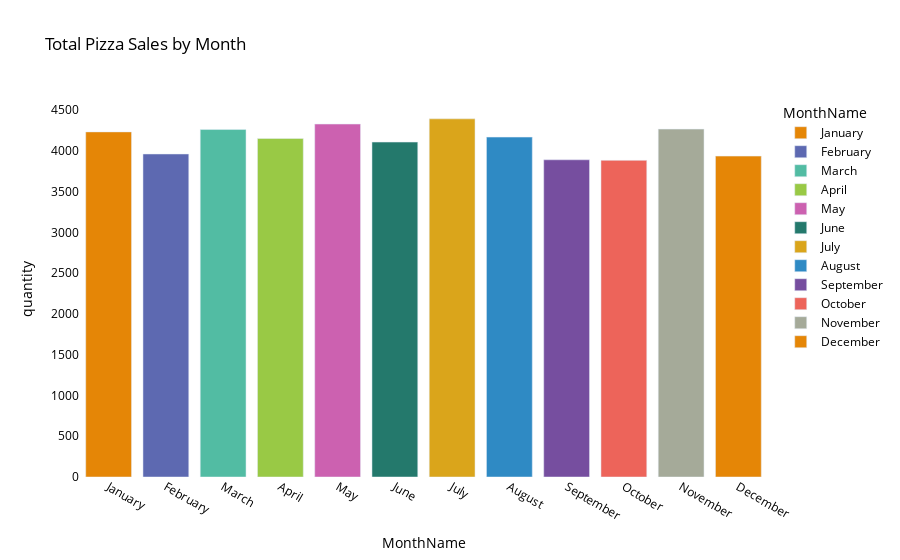

The notebook cell this image was saved under:
### Markdown cell above
The purpose of code cell above is to count revenue by month.

### Code cell
# Make a bar chart of total pizza sold by month for entire year.

fig = px.bar(
    SalesperMonth,
    x='MonthName',
    y='quantity',
    title='Total Pizza Sales by Month',
    color='MonthName',
    color_discrete_sequence=px.colors.qualitative.Vivid
)
fig.update_layout(
    plot_bgcolor='white',
    paper_bgcolor='white',
    font=dict(color='black')
)
fig.show()

### Figure 1 — Plotly figure (JSON) as saved in the notebook; plotly's stock layout.template omitted (floating-point values rounded to 4 significant figures)
{"data": [{"hovertemplate": "MonthName=%{x}<br>quantity=%{y}<extra></extra>", "legendgroup": "January", "marker": {"color": "rgb(229, 134, 6)", "pattern": {"shape": ""}}, "name": "January", "orientation": "v", "showlegend": true, "textposition": "auto", "type": "bar", "x": ["January"], "xaxis": "x", "y": [4232], "yaxis": "y"}, {"hovertemplate": "MonthName=%{x}<br>quantity=%{y}<extra></extra>", "legendgroup": "February", "marker": {"color": "rgb(93, 105, 177)", "pattern": {"shape": ""}}, "name": "February", "orientation": "v", "showlegend": true, "textposition": "auto", "type": "bar", "x": ["February"], "xaxis": "x", "y": [3961], "yaxis": "y"}, {"hovertemplate": "MonthName=%{x}<br>quantity=%{y}<extra></extra>", "legendgroup": "March", "marker": {"color": "rgb(82, 188, 163)", "pattern": {"shape": ""}}, "name": "March", "orientation": "v", "showlegend": true, "textposition": "auto", "type": "bar", "x": ["March"], "xaxis": "x", "y": [4261], "yaxis": "y"}, {"hovertemplate": "MonthName=%{x}<br>quantity=%{y}<extra></extra>", "legendgroup": "April", "marker": {"color": "rgb(153, 201, 69)", "pattern": {"shape": ""}}, "name": "April", "orientation": "v", "showlegend": true, "textposition": "auto", "type": "bar", "x": ["April"], "xaxis": "x", "y": [4151], "yaxis": "y"}, {"hovertemplate": "MonthName=%{x}<br>quantity=%{y}<extra></extra>", "legendgroup": "May", "marker": {"color": "rgb(204, 97, 176)", "pattern": {"shape": ""}}, "name": "May", "orientation": "v", "showlegend": true, "textposition": "auto", "type": "bar", "x": ["May"], "xaxis": "x", "y": [4328], "yaxis": "y"}, {"hovertemplate": "MonthName=%{x}<br>quantity=%{y}<extra></extra>", "legendgroup": "June", "marker": {"color": "rgb(36, 121, 108)", "pattern": {"shape": ""}}, "name": "June", "orientation": "v", "showlegend": true, "textposition": "auto", "type": "bar", "x": ["June"], "xaxis": "x", "y": [4107], "yaxis": "y"}, {"hovertemplate": "MonthName=%{x}<br>quantity=%{y}<extra></extra>", "legendgroup": "July", "marker": {"color": "rgb(218, 165, 27)", "pattern": {"shape": ""}}, "name": "July", "orientation": "v", "showlegend": true, "textposition": "auto", "type": "bar", "x": ["July"], "xaxis": "x", "y": [4392], "yaxis": "y"}, {"hovertemplate": "MonthName=%{x}<br>quantity=%{y}<extra></extra>", "legendgroup": "August", "marker": {"color": "rgb(47, 138, 196)", "pattern": {"shape": ""}}, "name": "August", "orientation": "v", "showlegend": true, "textposition": "auto", "type": "bar", "x": ["August"], "xaxis": "x", "y": [4168], "yaxis": "y"}, {"hovertemplate": "MonthName=%{x}<br>quantity=%{y}<extra></extra>", "legendgroup": "September", "marker": {"color": "rgb(118, 78, 159)", "pattern": {"shape": ""}}, "name": "September", "orientation": "v", "showlegend": true, "textposition": "auto", "type": "bar", "x": ["September"], "xaxis": "x", "y": [3890], "yaxis": "y"}, {"hovertemplate": "MonthName=%{x}<br>quantity=%{y}<extra></extra>", "legendgroup": "October", "marker": {"color": "rgb(237, 100, 90)", "pattern": {"shape": ""}}, "name": "October", "orientation": "v", "showlegend": true, "textposition": "auto", "type": "bar", "x": ["October"], "xaxis": "x", "y": [3883], "yaxis": "y"}, {"hovertemplate": "MonthName=%{x}<br>quantity=%{y}<extra></extra>", "legendgroup": "November", "marker": {"color": "rgb(165, 170, 153)", "pattern": {"shape": ""}}, "name": "November", "orientation": "v", "showlegend": true, "textposition": "auto", "type": "bar", "x": ["November"], "xaxis": "x", "y": [4266], "yaxis": "y"}, {"hovertemplate": "MonthName=%{x}<br>quantity=%{y}<extra></extra>", "legendgroup": "December", "marker": {"color": "rgb(229, 134, 6)", "pattern": {"shape": ""}}, "name": "December", "orientation": "v", "showlegend": true, "textposition": "auto", "type": "bar", "x": ["December"], "xaxis": "x", "y": [3935], "yaxis": "y"}], "layout": {"barmode": "relative", "font": {"color": "black"}, "legend": {"title": {"text": "MonthName"}, "tracegroupgap": 0}, "paper_bgcolor": "white", "plot_bgcolor": "white", "title": {"text": "Total Pizza Sales by Month"}, "xaxis": {"anchor": "y", "categoryarray": ["January", "February", "March", "April", "May", "June", "July", "August", "September", "October", "November", "December"], "categoryorder": "array", "domain": [0, 1], "title": {"text": "MonthName"}}, "yaxis": {"anchor": "x", "domain": [0, 1], "title": {"text": "quantity"}}}}
